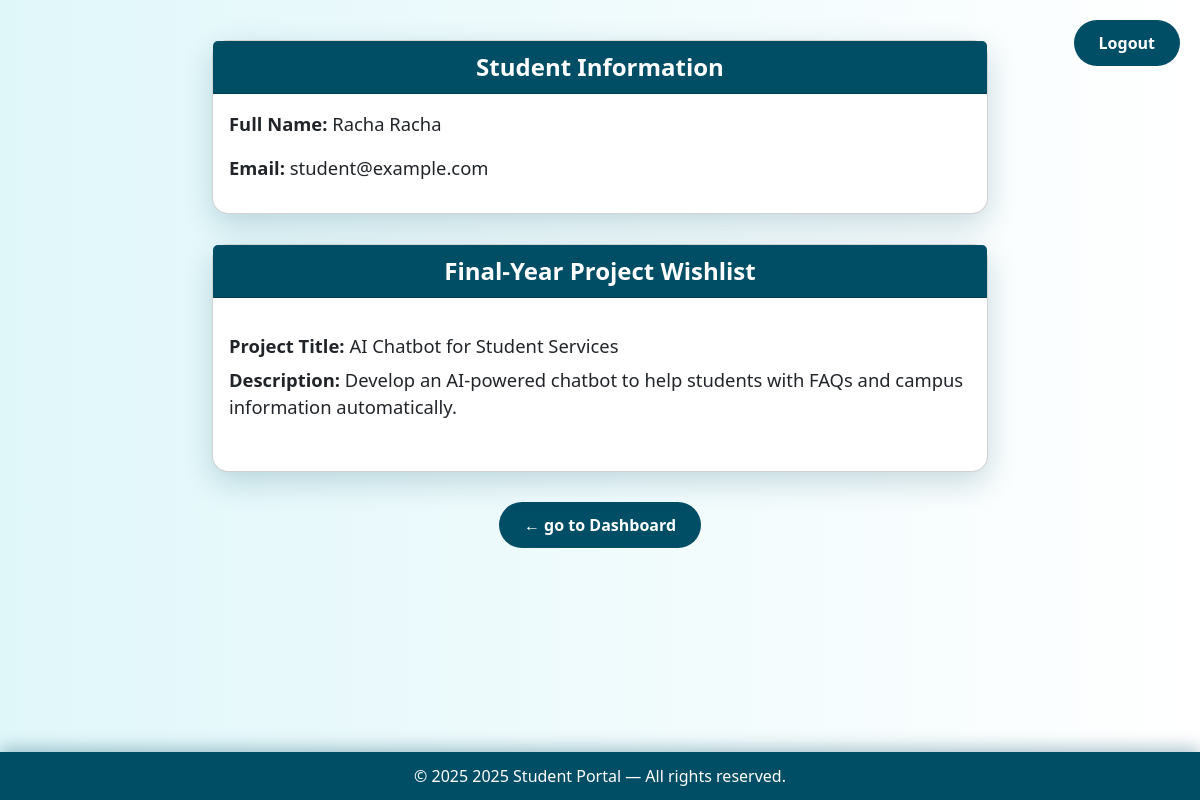
Screenshot of /student_information.php (signed in) with the database file from the repository.
### tables this page shows
CREATE TABLE IF NOT EXISTS `students` (
  `id` int NOT NULL AUTO_INCREMENT,
  `first_name` text NOT NULL,
  `last_name` text NOT NULL,
  `email` text NOT NULL,
  `password` text NOT NULL,
  PRIMARY KEY (`id`)
);

CREATE TABLE IF NOT EXISTS `projects` (
  `id` int NOT NULL AUTO_INCREMENT,
  `title` text NOT NULL,
  `description` text NOT NULL,
  `department` enum('computer_science','physics','chemistry','Mathematics') NOT NULL,
  PRIMARY KEY (`id`)
);

### student_information.php (the view, shortened to what this page needs)
<?php
$host = "localhost";
$dbname = "web_project";
$dbuser = "root";
$dbpass = "";
try {
    $pdo = new PDO("mysql:host=$host;dbname=$dbname;charset=utf8mb4", $dbuser, $dbpass);
    $pdo->setAttribute(PDO::ATTR_ERRMODE, PDO::ERRMODE_EXCEPTION);
} catch (PDOException $e) {
    die("DB Connection failed: " . $e->getMessage());
}
$stmt = $pdo->prepare("SELECT * FROM students WHERE id = :id");
$stmt->execute(['id' => $_SESSION['user_id']]);
$student = $stmt->fetch(PDO::FETCH_ASSOC);
$wishStmt = $pdo->prepare("
    SELECT p.title, p.description
    FROM projects p
    JOIN student_project_wishlist w ON p.id = w.project_id
    WHERE w.student_id = :student_id
");
$wishStmt->execute(['student_id' => $_SESSION['user_id']]);
$wishlist = $wishStmt->fetchAll(PDO::FETCH_ASSOC);
?>
<!DOCTYPE html>
<html lang="en">
<head>
  <link href="https://cdn.jsdelivr.net/npm/bootstrap@5.3.2/dist/css/bootstrap.min.css" rel="stylesheet" />
</head>
<body>
<div class="logout-container">
  <form action="logout.php" method="post" style="display:inline;">
    <button type="submit" class="btn btn-logout">Logout</button>
  </form>
</div>
<div class="container">
  <div class="card">
    <div class="card-header text-center">
      Student Information
    </div>
    <div class="card-body">
      <p><strong>Full Name:</strong> <?= htmlspecialchars($student['first_name'] . ' ' . $student['last_name']) ?></p>
      <p><strong>Email:</strong> <?= htmlspecialchars($student['email']) ?></p>
    </div>
  </div>
  <div class="card">
    <div class="card-header text-center">
      Final-Year Project Wishlist
    </div>
    <div class="card-body">
      <?php if (count($wishlist) === 0): ?>
        <p class="text-muted">You haven't selected any projects yet.</p>
      <?php else: ?>
        <ul class="list-unstyled">
          <?php foreach ($wishlist as $project): ?>
            <li class="wishlist-item">
              <p><strong>Project Title:</strong> <?= htmlspecialchars($project['title']) ?></p>
              <p><strong>Description:</strong> <?= htmlspecialchars($project['description']) ?></p>
            </li>
          <?php endforeach; ?>
        </ul>
      <?php endif; ?>
    </div>
  </div>
  <div class="text-center mt-4">
    <a href="student_dashboard.php" class="btn btn-logout">← go to Dashboard</a>
  </div>
</div>
<footer>
  &copy; <?= date('Y') ?>  2025 Student Portal — All rights reserved.
</footer>
</body>
</html>

### student_information.php (style rules this page uses)
body { background: linear-gradient(to right, #e0f7fa, #ffffff); font-family: 'Segoe UI', Tahoma, Geneva, Verdana, sans-serif; color: #004d66; min-height: 100vh; display: flex; flex-direction: column; }
.container { max-width: 800px; margin: 40px auto; position: relative; flex-grow: 1; }
.card { border-radius: 16px; box-shadow: 0 10px 30px rgba(0, 77, 102, 0.2); transition: transform 0.3s ease; margin-bottom: 30px; font-size: 1.15rem; }
.card-header { background: #004d66; color: white; font-size: 1.5rem; font-weight: bold; border-top-left-radius: 16px; border-top-right-radius: 16px; }
.wishlist-item { border-bottom: 1px solid #cce0e4; padding: 12px 0; }
.wishlist-item:last-child { border-bottom: none; }
.wishlist-item p { margin: 6px 0; }
.btn-logout { background: #004d66; color: white; border-radius: 30px; padding: 10px 24px; font-weight: bold; text-decoration: none; transition: background 0.3s ease; }
.logout-container { position: fixed; top: 20px; right: 20px; z-index: 9999; }
footer { background: #004d66; color: white; text-align: center; padding: 12px 0; font-size: 1rem; margin-top: auto; box-shadow: 0 -5px 15px rgba(0, 77, 102, 0.3); }

### rows the page displays
students: first_name+last_name "Racha Racha", email "student@example.com"
projects: title "AI Chatbot for Student Services", description "Develop an AI-powered chatbot to help students with FAQs and campus information automatically."
